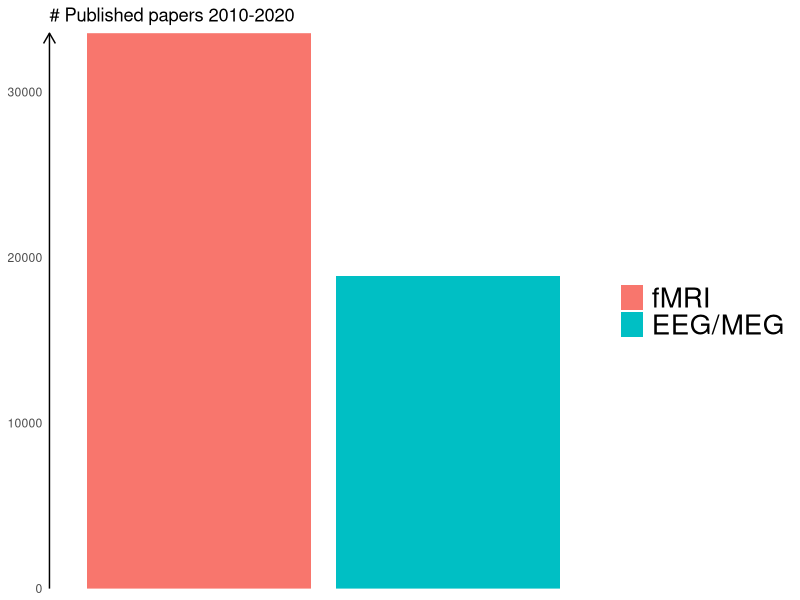

The R script that drew this image:
## ---- chunk 1
library(tidyverse)
knitr::opts_chunk$set(message = FALSE)
knitr::opts_chunk$set(echo = FALSE)
## ---- chunk 2
data = data.frame(tec = factor(c("fMRI", "EEG/MEG"), levels = c("fMRI", "EEG/MEG")),
                  val = c(33558,18886)
)

ggplot(data, aes(data, x = tec, y = val, fill = tec)) +
  geom_col(position="stack") +
  labs(x = NULL, y = NULL, title = "# Published papers 2010-2020") +
  theme_minimal() +
  theme(legend.title = element_blank(),
        axis.text.x = element_blank(),
        panel.grid = element_blank(),
        axis.line.y = element_line(colour = "black",
                                 arrow = grid::arrow(length = unit(0.3, "cm"), ends = "last")
                                 ),
        legend.text = element_text(size = 20)
        ) +
  scale_y_continuous(expand = c(0,0))

